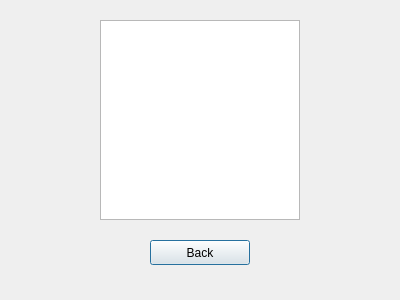
<?xml version="1.0" encoding="UTF-8"?>
<ui version="4.0">
 <class>successDialog</class>
 <widget class="QDialog" name="successDialog">
  <property name="geometry">
   <rect>
    <x>0</x>
    <y>0</y>
    <width>400</width>
    <height>300</height>
   </rect>
  </property>
  <property name="windowTitle">
   <string>Dialog</string>
  </property>
  <widget class="QGraphicsView" name="graphicsView">
   <property name="geometry">
    <rect>
     <x>100</x>
     <y>20</y>
     <width>200</width>
     <height>200</height>
    </rect>
   </property>
   <property name="styleSheet">
    <string notr="true">border-image: url(:/success/check.png);</string>
   </property>
  </widget>
  <widget class="QPushButton" name="pushButton">
   <property name="geometry">
    <rect>
     <x>150</x>
     <y>240</y>
     <width>100</width>
     <height>25</height>
    </rect>
   </property>
   <property name="text">
    <string>Back</string>
   </property>
  </widget>
 </widget>
 <resources>
  <include location="successCr.qrc"/>
 </resources>
 <connections/>
</ui>
